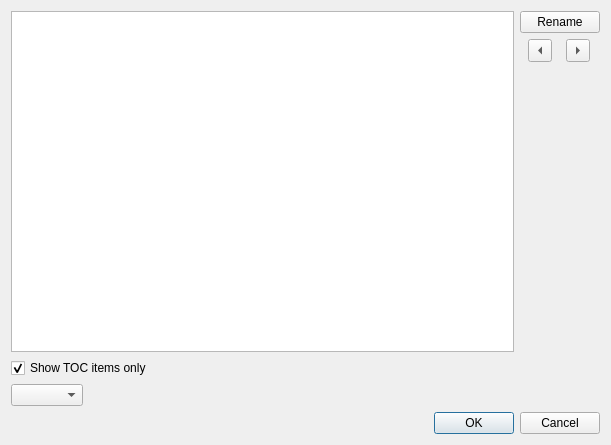
<?xml version="1.0" encoding="UTF-8"?>
<ui version="4.0">
 <class>HeadingSelector</class>
 <widget class="QDialog" name="HeadingSelector">
  <property name="geometry">
   <rect>
    <x>0</x>
    <y>0</y>
    <width>611</width>
    <height>445</height>
   </rect>
  </property>
  <property name="windowTitle">
   <string>Generate Table Of Contents</string>
  </property>
  <layout class="QVBoxLayout" name="verticalLayout">
   <item>
    <layout class="QHBoxLayout" name="horizontalLayout">
     <item>
      <widget class="QTreeView" name="tvTOCDisplay">
       <property name="tabKeyNavigation">
        <bool>false</bool>
       </property>
       <property name="showDropIndicator" stdset="0">
        <bool>false</bool>
       </property>
       <property name="dragEnabled">
        <bool>false</bool>
       </property>
       <property name="alternatingRowColors">
        <bool>true</bool>
       </property>
       <property name="indentation">
        <number>15</number>
       </property>
       <property name="uniformRowHeights">
        <bool>true</bool>
       </property>
      </widget>
     </item>
     <item>
      <layout class="QVBoxLayout" name="verticalLayout_2">
       <item>
        <widget class="QPushButton" name="rename">
         <property name="toolTip">
          <string>Change the name of the entry in the TOC.
The heading's title attribute will be updated in the document.</string>
         </property>
         <property name="text">
          <string>Rename</string>
         </property>
        </widget>
       </item>
       <item>
        <layout class="QHBoxLayout" name="horizontalLayout_2">
         <item>
          <widget class="QToolButton" name="left">
           <property name="toolTip">
            <string>Decrease the heading level of the selected entry by 1.
The heading's tag will be updated in the document.
You can also use the left arrow key.</string>
           </property>
           <property name="text">
            <string/>
           </property>
           <property name="arrowType">
            <enum>Qt::LeftArrow</enum>
           </property>
          </widget>
         </item>
         <item>
          <widget class="QToolButton" name="right">
           <property name="toolTip">
            <string>Increase the heading level of the selected entry by 1.
The heading's tag will be updated in the document.
You can also use the right arrow key.</string>
           </property>
           <property name="text">
            <string/>
           </property>
           <property name="arrowType">
            <enum>Qt::RightArrow</enum>
           </property>
          </widget>
         </item>
        </layout>
       </item>
       <item>
        <spacer name="verticalSpacer">
         <property name="orientation">
          <enum>Qt::Vertical</enum>
         </property>
         <property name="sizeHint" stdset="0">
          <size>
           <width>20</width>
           <height>40</height>
          </size>
         </property>
        </spacer>
       </item>
      </layout>
     </item>
    </layout>
   </item>
   <item>
    <widget class="QCheckBox" name="cbTOCItemsOnly">
     <property name="toolTip">
      <string>Only display the items that will be added to the Table Of Contents.
Check or uncheck an entry to determine if it will be added to the TOC.</string>
     </property>
     <property name="text">
      <string>Show TOC items only</string>
     </property>
     <property name="checked">
      <bool>true</bool>
     </property>
    </widget>
   </item>
   <item>
    <widget class="QComboBox" name="cbTOCSetHeadingLevel">
     <property name="sizePolicy">
      <sizepolicy hsizetype="Fixed" vsizetype="Fixed">
       <horstretch>0</horstretch>
       <verstretch>0</verstretch>
      </sizepolicy>
     </property>
     <property name="focusPolicy">
      <enum>Qt::ClickFocus</enum>
     </property>
     <property name="toolTip">
      <string>Quickly mark which headings are included in the TOC.
You can then check or uncheck individual headings in the list above.</string>
     </property>
     <property name="sizeAdjustPolicy">
      <enum>QComboBox::AdjustToContents</enum>
     </property>
    </widget>
   </item>
   <item>
    <widget class="QDialogButtonBox" name="buttonBox">
     <property name="orientation">
      <enum>Qt::Horizontal</enum>
     </property>
     <property name="standardButtons">
      <set>QDialogButtonBox::Cancel|QDialogButtonBox::Ok</set>
     </property>
     <property name="centerButtons">
      <bool>false</bool>
     </property>
    </widget>
   </item>
  </layout>
 </widget>
 <resources/>
 <connections>
  <connection>
   <sender>buttonBox</sender>
   <signal>accepted()</signal>
   <receiver>HeadingSelector</receiver>
   <slot>accept()</slot>
   <hints>
    <hint type="sourcelabel">
     <x>248</x>
     <y>254</y>
    </hint>
    <hint type="destinationlabel">
     <x>157</x>
     <y>274</y>
    </hint>
   </hints>
  </connection>
  <connection>
   <sender>buttonBox</sender>
   <signal>rejected()</signal>
   <receiver>HeadingSelector</receiver>
   <slot>reject()</slot>
   <hints>
    <hint type="sourcelabel">
     <x>316</x>
     <y>260</y>
    </hint>
    <hint type="destinationlabel">
     <x>286</x>
     <y>274</y>
    </hint>
   </hints>
  </connection>
 </connections>
</ui>
